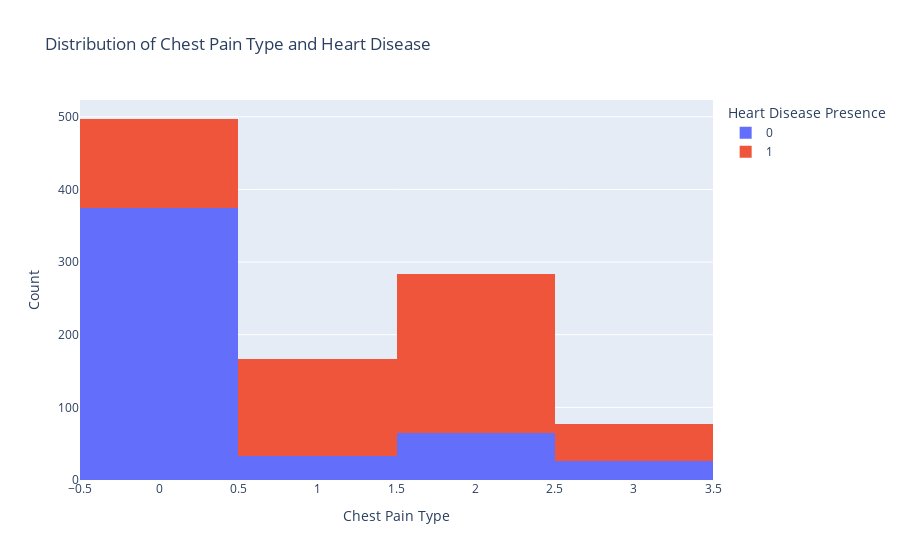

Here is the notebook cell this chart was saved with:
### Markdown cell above
These features have the highest absolute correlation coefficients with the "target(disease)" feature, indicating a stronger relationship with heart disease presence. "oldpeak," "exang," and "cp" have the highest correlations and are likely to be the most strongly related features in predicting heart disease.

### Code cell
# Create a count plot using Plotly Express
fig = px.histogram(heart, x="cp", color="disease", title="Distribution of Chest Pain Type and Heart Disease", labels={"cp": "Chest Pain Type", "disease": "Heart Disease Presence"})

# Customize the layout
fig.update_xaxes(categoryorder="total ascending", title_text="Chest Pain Type")
fig.update_yaxes(title_text="Count")

fig.show()

### Figure 1 — Plotly figure (JSON) as saved in the notebook; plotly's stock layout.template omitted (floating-point values rounded to 4 significant figures; data arrays with more than 128 entries replaced by an {"elided": "..."} marker saying what was removed)
{"data": [{"alignmentgroup": "True", "bingroup": "x", "hovertemplate": "Heart Disease Presence=0<br>Chest Pain Type=%{x}<br>count=%{y}<extra></extra>", "legendgroup": "0", "marker": {"color": "#636efa"}, "name": "0", "offsetgroup": "0", "orientation": "v", "showlegend": true, "type": "histogram", "x": {"elided": "499 int values"}, "xaxis": "x", "yaxis": "y"}, {"alignmentgroup": "True", "bingroup": "x", "hovertemplate": "Heart Disease Presence=1<br>Chest Pain Type=%{x}<br>count=%{y}<extra></extra>", "legendgroup": "1", "marker": {"color": "#EF553B"}, "name": "1", "offsetgroup": "1", "orientation": "v", "showlegend": true, "type": "histogram", "x": {"elided": "526 int values"}, "xaxis": "x", "yaxis": "y"}], "layout": {"barmode": "relative", "legend": {"title": {"text": "Heart Disease Presence"}, "tracegroupgap": 0}, "title": {"text": "Distribution of Chest Pain Type and Heart Disease"}, "xaxis": {"anchor": "y", "categoryorder": "total ascending", "domain": [0, 1], "title": {"text": "Chest Pain Type"}}, "yaxis": {"anchor": "x", "domain": [0, 1], "title": {"text": "Count"}}}}
